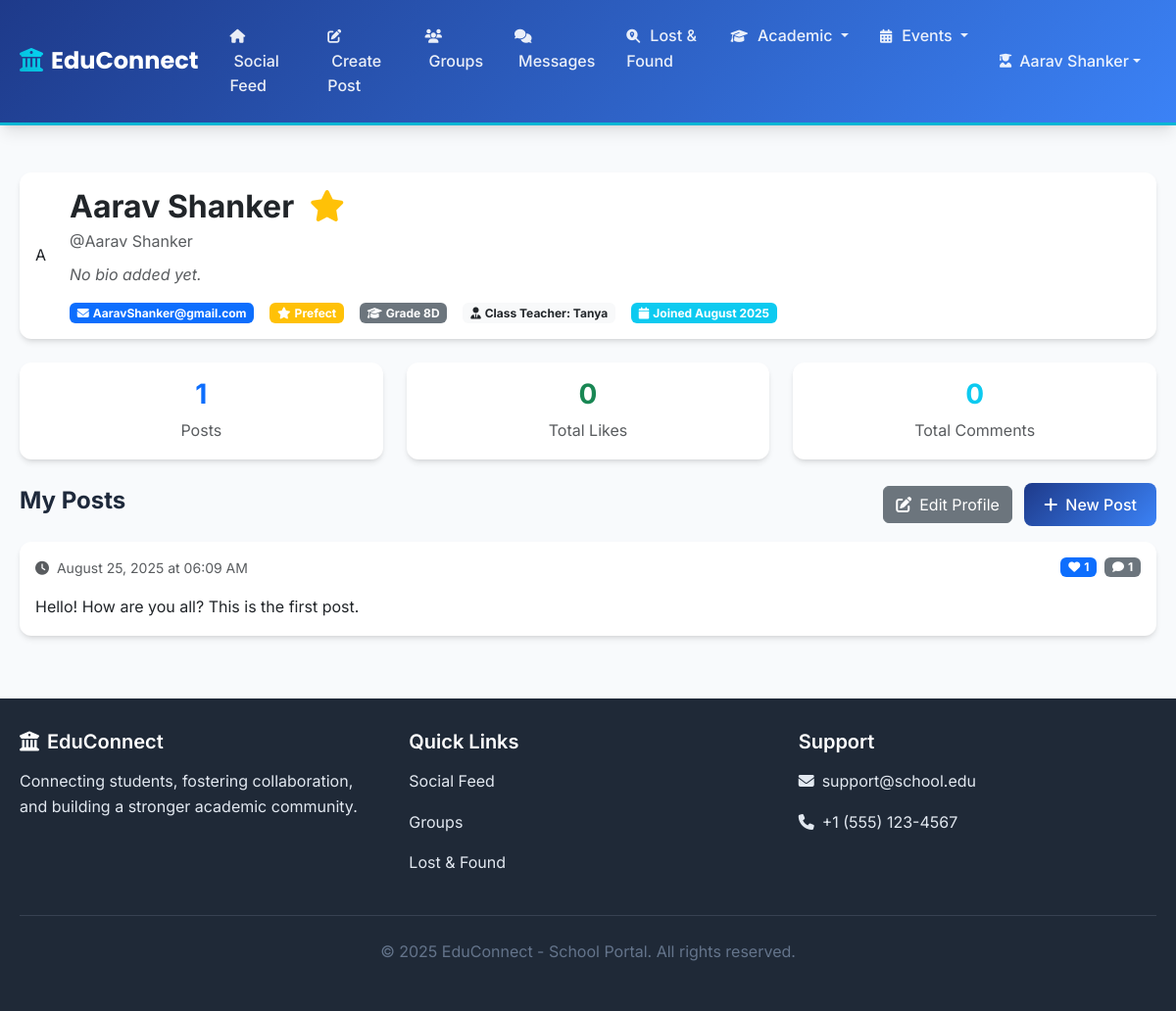
The page /profile (signed in) on the database its author committed.
### models.py (models this page shows, shortened)
class User(db.Model):
    id = db.Column(db.Integer, primary_key=True)
    username = db.Column(db.String(64), unique=True, nullable=False)
    email = db.Column(db.String(120), unique=True, nullable=False)
    password_hash = db.Column(db.String(256), nullable=False)
    full_name = db.Column(db.String(100), nullable=False)
    bio = db.Column(db.Text, default='')
    is_admin = db.Column(db.Boolean, default=False, nullable=False)
    is_teacher = db.Column(db.Boolean, default=False, nullable=False)
    is_prefect = db.Column(db.Boolean, default=False, nullable=False)
    is_parent = db.Column(db.Boolean, default=False, nullable=False)  # New field for parents
    house = db.Column(db.String(20), nullable=True)  # St. Patrick, St. Raphael, St. Nicolas, St. Michael
    grade_level = db.Column(db.String(20))
    section = db.Column(db.String(1), nullable=True)  # A-I sections for both students and teachers
    subject_taught = db.Column(db.String(50), nullable=True)  # For teachers
    class_teacher_grade = db.Column(db.String(20), nullable=True)  # Grade this teacher is class teacher of
    class_teacher_section = db.Column(db.String(1), nullable=True)  # Section this teacher is class teacher of
    points = db.Column(db.Integer, default=12, nullable=False)  # Student points system - default 12
    is_limited = db.Column(db.Boolean, default=False, nullable=False)  # Limitation status
    limit_reason = db.Column(db.Text)  # Reason for limitation
    limit_start_date = db.Column(db.DateTime)  # When limitation started
    limit_end_date = db.Column(db.DateTime)  # When limitation expires (None for permanent)
    limited_by_id = db.Column(db.Integer, db.ForeignKey('user.id'))  # Admin who applied limitation
    date_created = db.Column(db.DateTime, default=get_ist_now)
    posts = db.relationship('Post', backref='author', lazy='select', cascade='all, delete-orphan')
    comments = db.relationship('Comment', backref='author', lazy='select', cascade='all, delete-orphan')
    likes = db.relationship('Like', backref='user', lazy='select', cascade='all, delete-orphan')
    sent_messages = db.relationship('DirectMessage', foreign_keys='DirectMessage.sender_id', backref='sender', lazy='select', cascade='all, delete-orphan')
    received_messages = db.relationship('DirectMessage', foreign_keys='DirectMessage.receiver_id', backref='receiver', lazy='select', cascade='all, delete-orphan')
    created_groups = db.relationship('Group', foreign_keys='Group.admin_id', backref='admin', lazy='select')
    group_memberships = db.relationship('GroupMembership', backref='user', lazy='select', cascade='all, delete-orphan')
    children_relations = db.relationship('ParentChild', foreign_keys='ParentChild.parent_id', backref='parent', lazy='select', cascade='all, delete-orphan')
    parent_relations = db.relationship('ParentChild', foreign_keys='ParentChild.child_id', backref='child', lazy='select', cascade='all, delete-orphan')
    limited_by = db.relationship('User', foreign_keys=[limited_by_id], remote_side=[id], backref='users_limited')
    @property
    def unread_message_count(self):
        return DirectMessage.query.filter_by(receiver_id=self.id, is_read=False).count()
    def is_limited_currently(self):
        if not self.is_limited:
            return False
    def get_class_teacher(self):
        if self.is_teacher or self.is_admin or self.is_parent:
            return None
        if not self.grade_level or not self.section:
            return None
        class_teacher = User.query.filter_by(
            is_teacher=True,
            class_teacher_grade=self.grade_level,
            class_teacher_section=self.section
        ).first()
        return class_teacher

class Post(db.Model):
    id = db.Column(db.Integer, primary_key=True)
    content = db.Column(db.Text, nullable=False)
    date_posted = db.Column(db.DateTime, default=get_ist_now)
    user_id = db.Column(db.Integer, db.ForeignKey('user.id'), nullable=False)
    comments = db.relationship('Comment', backref='post', lazy='select', cascade='all, delete-orphan')
    likes = db.relationship('Like', backref='post', lazy='select', cascade='all, delete-orphan')
    @property
    def like_count(self):
        return Like.query.filter_by(post_id=self.id).count()

### routes.py (the view)
@app.route('/profile')
def profile():
    if 'user_id' not in session:
        flash('Please log in to view your profile.', 'error')
        return redirect(url_for('login'))
    user = User.query.get(session['user_id'])
    page = request.args.get('page', 1, type=int)
    per_page = 15  # Show 15 posts per page
    user_posts_pagination = Post.query\
        .filter_by(user_id=user.id)\
        .order_by(Post.date_posted.desc())\
        .paginate(page=page, per_page=per_page, error_out=False)
    unread_count = user.unread_message_count if not session.get('is_admin') else 0
    return render_template('profile.html',
                         user=user,
                         posts=user_posts_pagination.items,
                         pagination=user_posts_pagination,
                         unread_messages=unread_count)

### routes.py (called while the page is built)
@app.context_processor
def utility_processor():
    def get_user_by_id(user_id):
        if user_id:
            return User.query.get(user_id)
        return None
    def is_logged_in():
        return 'user_id' in session
    def can_access_social_features():
        if 'user_id' not in session:
            return False
        user = User.query.get(session['user_id'])
        return user and not user.is_limited_currently()
    return dict(get_user_by_id=get_user_by_id, is_logged_in=is_logged_in, can_access_social_features=can_access_social_features, datetime=get_ist_now, get_ist_now=get_ist_now)

### templates/profile.html (shortened to what this page needs)
{% extends "base.html" %}
{% block content %}
<div class="row">
    <div class="col-12">
        <div class="card mb-4">
            <div class="card-body">
                <div class="d-flex align-items-center">
                    <div class="avatar-circle-lg me-4">
                        {{ user.full_name[0].upper() }}
                    </div>
                    <div class="flex-grow-1">
                        <h2 class="fw-bold mb-1">
                            {{ user.full_name }}
                            {% if user.is_admin %}
                                <i class="fas fa-crown text-danger ms-2" title="Admin"></i>
                            {% elif user.is_teacher %}
                                <i class="fas fa-chalkboard-teacher text-success ms-2" title="Teacher"></i>
                            {% elif user.is_prefect %}
                                <i class="fas fa-star text-warning ms-2" title="Prefect"></i>
                            {% endif %}
                        </h2>
                        <p class="text-muted mb-2">@{{ user.username }}</p>
                        {% if user.bio %}
                            <p class="mb-3">{{ user.bio }}</p>
                        {% else %}
                            <p class="mb-3 text-muted fst-italic">No bio added yet.</p>
                        {% endif %}
                        <div class="d-flex flex-wrap gap-3">
                            <span class="badge bg-primary">
                                <i class="fas fa-envelope me-1"></i>{{ user.email }}
                            </span>
                            {% if user.is_admin %}
                                <span class="badge bg-danger">
                                    <i class="fas fa-crown me-1"></i>Admin
                                </span>
                            {% elif user.is_prefect %}
                                <span class="badge bg-warning">
                                    <i class="fas fa-star me-1"></i>Prefect
                                </span>
                            {% endif %}
                            {% if user.grade_level %}
                                <span class="badge bg-secondary">
                                    <i class="fas fa-graduation-cap me-1"></i>Grade {{ user.grade_level }}{% if user.section %}{{ user.section }}{% endif %}
                                </span>
                            {% endif %}
                            {% if not user.is_teacher and not user.is_admin and not user.is_parent %}
                                {% set class_teacher = user.get_class_teacher() %}
                                <span class="badge bg-light text-dark">
                                    <i class="fas fa-user-tie me-1"></i>Class Teacher: {% if class_teacher %}{{ class_teacher.full_name }}{% else %}None{% endif %}
                                </span>
                            {% endif %}
                            <span class="badge bg-info">
                                <i class="fas fa-calendar me-1"></i>Joined {{ user.date_created.strftime('%B %Y') }}
                            </span>
                        </div>
                    </div>
                </div>
            </div>
        </div>
        <div class="row mb-4">
            <div class="col-md-4">
                <div class="card text-center">
                    <div class="card-body">
                        <h3 class="fw-bold text-primary">{{ posts|length }}</h3>
                        <p class="text-muted mb-0">Posts</p>
                    </div>
                </div>
            </div>
            <div class="col-md-4">
                <div class="card text-center">
                    <div class="card-body">
                        <h3 class="fw-bold text-success">
                            {% set total_likes = 0 %}
                            {% for post in posts %}
                                {% set total_likes = total_likes + post.like_count %}
                            {% endfor %}
                            {{ total_likes }}
                        </h3>
                        <p class="text-muted mb-0">Total Likes</p>
                    </div>
                </div>
            </div>
            <div class="col-md-4">
                <div class="card text-center">
                    <div class="card-body">
                        <h3 class="fw-bold text-info">
                            {% set total_comments = 0 %}
                            {% for post in posts %}
                                {% set total_comments = total_comments + post.comments|length %}
                            {% endfor %}
                            {{ total_comments }}
                        </h3>
                        <p class="text-muted mb-0">Total Comments</p>
                    </div>
                </div>
            </div>
        </div>
        <div class="d-flex justify-content-between align-items-center mb-3">
            <h4 class="fw-bold">My Posts</h4>
            <div>
                <a href="{{ url_for('edit_profile') }}" class="btn btn-secondary me-2">
                    <i class="fas fa-edit me-2"></i>Edit Profile
                </a>
                <a href="{{ url_for('create_post') }}" class="btn btn-primary">
                    <i class="fas fa-plus me-2"></i>New Post
                </a>
            </div>
        </div>
        {% if posts %}
            {% for post in posts %}
            <div class="card mb-3">
                <div class="card-body">
                    <div class="d-flex justify-content-between align-items-start mb-3">
                        <small class="text-muted">
                            <i class="fas fa-clock me-1"></i>
                            {{ post.date_posted.strftime('%B %d, %Y at %I:%M %p') }}
                        </small>
                        <div class="d-flex gap-2">
                            <span class="badge bg-primary">
                                <i class="fas fa-heart me-1"></i>{{ post.like_count }}
                            </span>
                            <span class="badge bg-secondary">
                                <i class="fas fa-comment me-1"></i>{{ post.comments|length }}
                            </span>
                        </div>
                    </div>
                    <p class="mb-0">{{ post.content }}</p>
                </div>
            </div>
            {% endfor %}
        {% endif %}
    </div>
</div>
{% endblock %}

### templates/base.html (style rules this page uses)
:root { --primary-color: #1e3a8a; --secondary-color: #3b82f6; --accent-color: #06b6d4; --success-color: #10b981; --warning-color: #f59e0b; --danger-color: #ef4444; --dark-color: #1f2937; --light-gray: #f8fafc; --medium-gray: #e2e8f0; --text-primary: #1e293b; --text-secondary: #64748b; --border-radius: 12px; --shadow-sm: 0 1px 2px 0 rgb(0 0 0 / 0.05); --shadow-md: 0 4px 6px -1px rgb(0 0 0 / 0.1), 0 2px 4px -2px rgb(0 0 0 / 0.1); --shadow-lg: 0 10px 15px -3px rgb(0 0 0 / 0.1), 0 4px 6px -4px rgb(0 0 0 / 0.1); }
* { box-sizing: border-box; }
body { font-family: 'Inter', -apple-system, BlinkMacSystemFont, sans-serif; background-color: var(--light-gray); color: var(--text-primary); line-height: 1.6; }
.card { border: none; border-radius: var(--border-radius); box-shadow: var(--shadow-md); transition: all 0.3s ease; overflow: hidden; }
.btn-primary { background: linear-gradient(135deg, var(--primary-color), var(--secondary-color)); border: none; border-radius: 8px; font-weight: 500; padding: 10px 20px; transition: all 0.3s ease; }

### rows shown on the page
User: full_name "A", full_name "Aarav Shanker", username "Aarav Shanker", email "AaravShanker@gmail.com", grade_level "8", section "D", date_created "August 2025"
User: full_name "Tanya"
Post: date_posted "August 25, 2025 at 06:09 AM", like_count "1", comments|length "1", content "Hello! How are you all? This is the first post."

### other values the page prints
{{ session.username }} "Aarav Shanker"
{{ posts|length }} "1"
{{ total_likes }} "0"
{{ total_comments }} "0"
